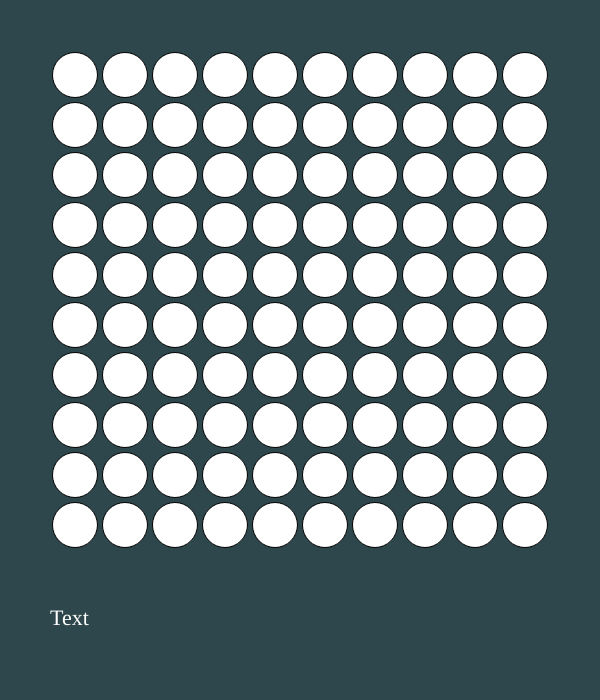
Frame 1 (no input)
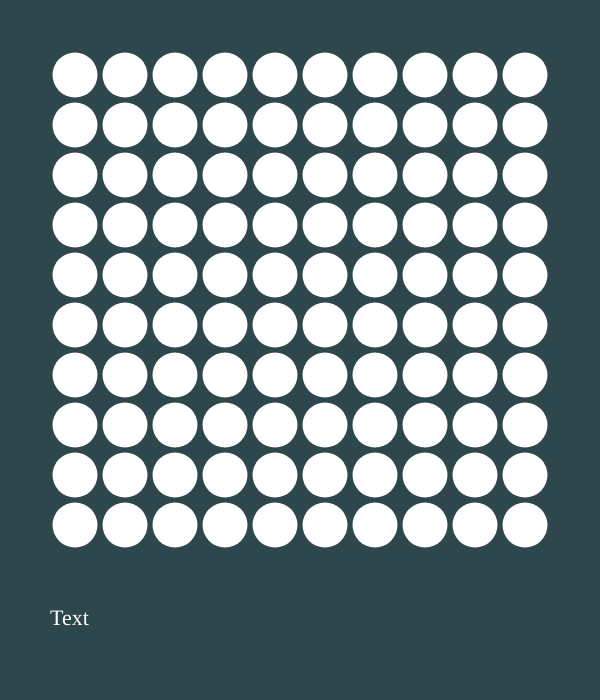
Frame 60 (no input)
Frame 120 (the mouse pressed at the canvas centre since frame 60): identical to frame 60, image omitted

The p5.js sketch that drew these frames (run headless with seeded random() and noise() and a simulated clock; from frame 60 on, the mouse is pressed at the canvas centre):

// p5.js sketch
// ── sketch.js
/*
  Title: Proportion of selected age groups of world population and in regions in 2022 
  Organisation: Population Reference Bureau
  Source: https://www.statista.com/statistics/265759/world-population-by-age-and-region/
  Headers: Region,Under 15 years,Over 65 years

  TASK: 
  - Can you generate this graphic using the data 
  in pop-age.csv ? 
  - Can you add text which describes the data? 
*/

let randomHue = 0;

let numRows = 10;
let numCols = 10;
let unitSize = 50;
let margin = 75;

function setup(){
  createCanvas(600, 700);
  
  colorMode(HSB); //HSB = HUE (0-360), SATURATION (%), BRIGHTNESS (%)
    
}

function draw(){
  background(190, 40, 30);
  
  
  let index = 0;
  
  for(let row = 0; row < numRows; row++){
    for(let col = 0; col < numCols; col++){
      
      let x = margin+(col * unitSize);
      let y = margin+(row * unitSize);
      
      fill(0, 0, 100);
      
      ellipse(x, y, unitSize-5, unitSize-5);

      
      index++;
    }
  }
  
  noStroke();
  fill(100);
  textSize(22);
  textFont("Outfit");
  text("Text", 50, height-margin);
  
}
